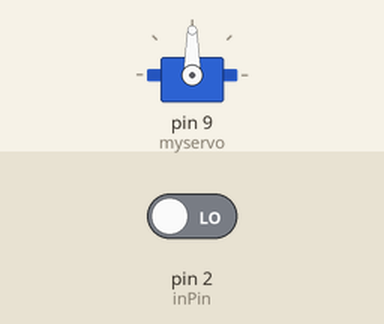
The sketch below on a simulated Arduino Uno, built with avr-gcc and run on an emulated ATmega328P. Shown: servo. The test bench sets the inputs (shaded band); at power-on: pin 2 (inPin) LOW.

Above: at 1.2 s.
1.3 s: pin 2 (inPin) driven HIGH
At 1.45 s:
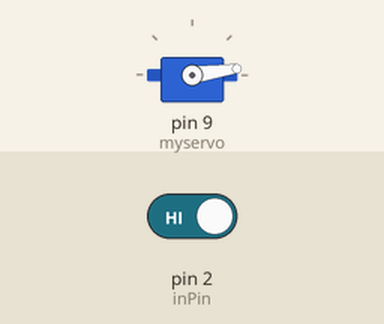
At 2.05 s:
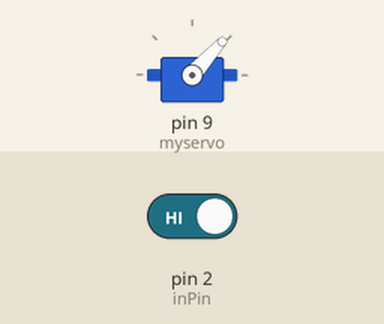
Timing chart, 0 to 10.3 s (numbered marks = the images above; inputs shaded):
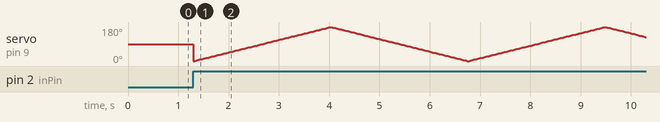

The sketch:

SwitchWithSweep.ino
```cpp
/* switch
 *
 * Each time the input pin goes from LOW to HIGH (e.g. because of a push-button
 * press), the output pin is toggled from LOW to HIGH or HIGH to LOW.  There's
 * a minimum delay between toggles to debounce the circuit (i.e. to ignore
 * noise).
 *
 * David A. Mellis
 * 21 November 2006
 */

 #include <Servo.h>

Servo myservo;  // create servo object to control a servo
// twelve servo objects can be created on most boards

int pos = 0;    // variable to store the servo position

int inPin = 2;         // the number of the input pin
int switchReading;           // the current reading from the input pin

void setup()
{
  myservo.attach(9,780,2180);  // attaches the servo on pin 9 to the servo object
  pinMode(inPin, INPUT);
}

void loop()
{
  switchReading = digitalRead(inPin);

  if (switchReading == HIGH) {
    for (pos = 0; pos <= 180; pos += 1) { // goes from 0 degrees to 180 degrees
      // in steps of 1 degree
      myservo.write(pos);              // tell servo to go to position in variable 'pos'
      delay(15);                       // waits 15ms for the servo to reach the position
    }
    for (pos = 180; pos >= 0; pos -= 1) { // goes from 180 degrees to 0 degrees
      myservo.write(pos);              // tell servo to go to position in variable 'pos'
      delay(15);                       // waits 15ms for the servo to reach the position
    }
  }
}
```
